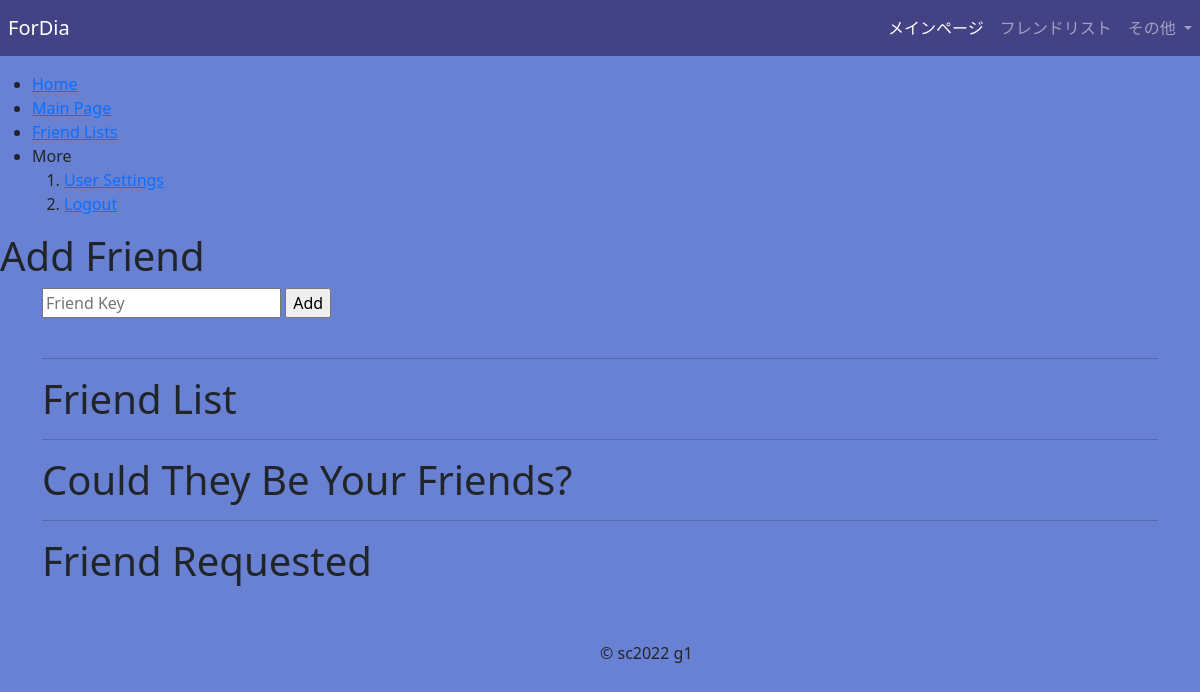
The app's page /friend_list (signed in), older data.
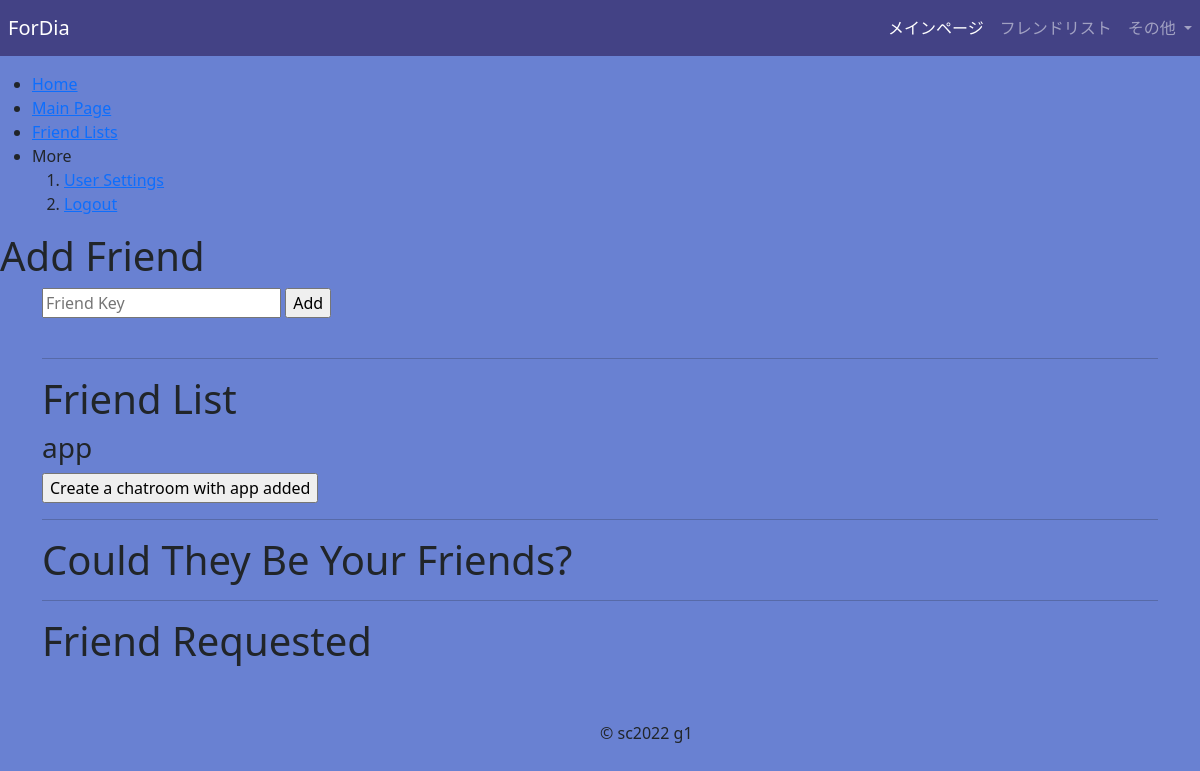
The same page, newer data.
### __init__.py (models this page shows)
class User(UserMixin, db.Model):
    id = db.Column(db.Integer, primary_key=True)
    name = db.Column(db.String(25))
    email = db.Column(db.String(100), unique=True)
    password = db.Column(db.String(1000))
    icon = db.Column(db.String(1000))
    friend_key = db.Column(db.String(100), unique=True)

### __init__.py (the view)
@app.route('/friend_list')
@login_required
def friend_list():
    friends1 = Friend.query.filter_by(user1=current_user.id).all()
    friends2 = Friend.query.filter_by(user2=current_user.id).all()
    maybe_friends = FriendRequest.query.filter_by(user2=current_user.id).all()
    friends_requested = FriendRequest.query.filter_by(user1=current_user.id).all()
    friends1_q = []
    friends2_q = []
    friends_requested_q = []
    for friend1 in friends1:
        friends1_q = User.query.filter_by(id=friend1.user2)
    for friend2 in friends2:
        friends2_q = User.query.filter_by(id=friend2.user1)
    for maybe_friend in maybe_friends:
        maybe_friends = User.query.filter_by(id=maybe_friend.user1)
    for friend_requested in friends_requested:
        friends_requested_q = User.query.filter_by(id=friend_requested.user2)
    check_fr = FriendRequest.query.all()
    check_f = Friend.query.all()
    return render_template(
        'friend_list.html',
        friends1=friends1_q,
        friends2=friends2_q,
        maybe_friends=maybe_friends,
        friends_requested=friends_requested_q,
        check_f=check_f,
        check_fr=check_fr,)

### __init__.py (called while the page is built)
@login_manager.user_loader
def load_user(user_id):
    return User.query.get(int(user_id))

### templates/friend_list.html (shortened to what this page needs)
{% extends 'base.html' %}
{% block content %}
    <h1>Add Friend</h1>
    <div class="container">
        <form method="POST" action="{{url_for('friend_add')}}">
            <input type="text" name="friend_key" placeholder="Friend Key">
            <input type="submit" value="Add">
        </form>
        <br>
        <hr>
        <h1>Friend List</h1>
            {% for friend in friends2 %}
                <article>
                    <h3>{{friend.name}}</h3>
                    <form method="POST" action="{{url_for('make_chatroom_in_friend_list')}}">
                        <input type="submit" value="Create a chatroom with {{friend.name}} added">
                    </form>
                </article>
            {% endfor %}
        <hr>
        <h1>Could They Be Your Friends?</h1>
        <hr>
        <h1>Friend Requested</h1>
    </div>
{% endblock content%}

### templates/base.html (shortened to what this page needs)
<!DOCTYPE html>
<html lang="ja">
<head>
    <link rel="stylesheet" href="https://cdn.jsdelivr.net/npm/bootstrap@5.2.0/dist/css/bootstrap.min.css" rel="stylesheet">
    <link href="//maxcdn.bootstrapcdn.com/bootstrap/4.1.1/css/bootstrap.min.css" rel="stylesheet" id="bootstrap-css">
    <link rel="stylesheet" href="{{url_for('static', filename='css/bootstrap.css')}}">
    {% block static %}
    <link rel="stylesheet" href="{{url_for('static', filename='css/base.css')}}">
    {% endblock static %}
</head>
<body>
    <nav class="navbar navbar-expand-sm navbar-dark bg-darkblue  mb-3">
        <a class="navbar-brand ms-2" href="#">ForDia</a>
        {% if current_user.is_authenticated %}
            <div class="collapse navbar-collapse">
                <ul class="navbar-nav position-absolute top-10 end-0">
                    <li class="nav-item active">
                        <a class="nav-link" href="mainpage.html">メインページ</a>
                    </li>
                    <li class="nav-item">
                        <a class="nav-link" href="friendlist.html">フレンドリスト</a>
                    </li>
                    <li class="nav-item dropdown">
                        <a href="" class="nav-link dropdown-toggle" role="button" data-bs-toggle="dropdown" aria-expanded="false">
                        その他
                        </a>
                    </li>
                </ul>
            </div>
        {% endif %}
      </nav>
    <nav class="menu">
        <ul>
            <li><a href="{{url_for('index')}}">Home</a></li>
            {% if current_user.is_authenticated %}
            <li><a href="{{url_for('mainpage')}}">Main Page</a></li>
            {% endif %}
            {% if current_user.is_authenticated %}
            <li><a href="{{url_for('friend_list')}}">Friend Lists</a></li>
            <li>More
                <ol>
                    <li><a href="{{url_for('user_settings')}}">User Settings</a></li>
                    <li><a href="{{url_for('logout')}}">Logout</a></li>
                </ol>
            </li>
            {% endif %}
        </ul>
    </nav>
    {% block content %}
    {% endblock content %}
    {% block footer %}
    <p class="mt-5 mb-3 position-absolute start-50">&copy; sc2022 g1</p>
    {% endblock footer %}
</body>
</html>

### static/css/base.css (style rules this page uses)
html, body { background-color: #6981D2; }
.bg-darkblue { background-color: #434285; }

Row changes from the older to the newer data that the page shows:
added User: name "app", name "Create a chatroom with app added"
